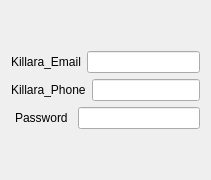
            <widget class="QWidget" name="tab_14">
             <attribute name="title">
              <string>Killara</string>
             </attribute>
             <layout class="QVBoxLayout" name="verticalLayout_39">
              <item>
               <layout class="QVBoxLayout" name="verticalLayout_37" stretch="0,0,0,0,0">
                <item>
                 <spacer name="verticalSpacer_19">
                  <property name="orientation">
                   <enum>Qt::Vertical</enum>
                  </property>
                  <property name="sizeHint" stdset="0">
                   <size>
                    <width>20</width>
                    <height>40</height>
                   </size>
                  </property>
                 </spacer>
                </item>
                <item>
                 <layout class="QHBoxLayout" name="horizontalLayout_37" stretch="1,2">
                  <item alignment="Qt::AlignHCenter">
                   <widget class="QLabel" name="label_38">
                    <property name="text">
                     <string>Killara_Email</string>
                    </property>
                   </widget>
                  </item>
                  <item>
                   <widget class="QLineEdit" name="lineEdit_emailKillara">
                    <property name="sizePolicy">
                     <sizepolicy hsizetype="Preferred" vsizetype="Fixed">
                      <horstretch>0</horstretch>
                      <verstretch>0</verstretch>
                     </sizepolicy>
                    </property>
                   </widget>
                  </item>
                 </layout>
                </item>
                <item>
                 <layout class="QHBoxLayout" name="horizontalLayout_38" stretch="1,2">
                  <item alignment="Qt::AlignHCenter">
                   <widget class="QLabel" name="label_39">
                    <property name="text">
                     <string>Killara_Phone</string>
                    </property>
                   </widget>
                  </item>
                  <item>
                   <widget class="QLineEdit" name="lineEdit_phoneKillara">
                    <property name="sizePolicy">
                     <sizepolicy hsizetype="Preferred" vsizetype="Fixed">
                      <horstretch>0</horstretch>
                      <verstretch>0</verstretch>
                     </sizepolicy>
                    </property>
                   </widget>
                  </item>
                 </layout>
                </item>
                <item>
                 <layout class="QHBoxLayout" name="horizontalLayout_39" stretch="1,2">
                  <item alignment="Qt::AlignHCenter">
                   <widget class="QLabel" name="label_40">
                    <property name="text">
                     <string>Password</string>
                    </property>
                   </widget>
                  </item>
                  <item>
                   <widget class="QLineEdit" name="lineEdit_pwdKillara">
                    <property name="sizePolicy">
                     <sizepolicy hsizetype="Preferred" vsizetype="Fixed">
                      <horstretch>0</horstretch>
                      <verstretch>0</verstretch>
                     </sizepolicy>
                    </property>
                   </widget>
                  </item>
                 </layout>
                </item>
                <item>
                 <spacer name="verticalSpacer_20">
                  <property name="orientation">
                   <enum>Qt::Vertical</enum>
                  </property>
                  <property name="sizeHint" stdset="0">
                   <size>
                    <width>20</width>
                    <height>40</height>
                   </size>
                  </property>
                 </spacer>
                </item>
               </layout>
              </item>
             </layout>
            </widget>
